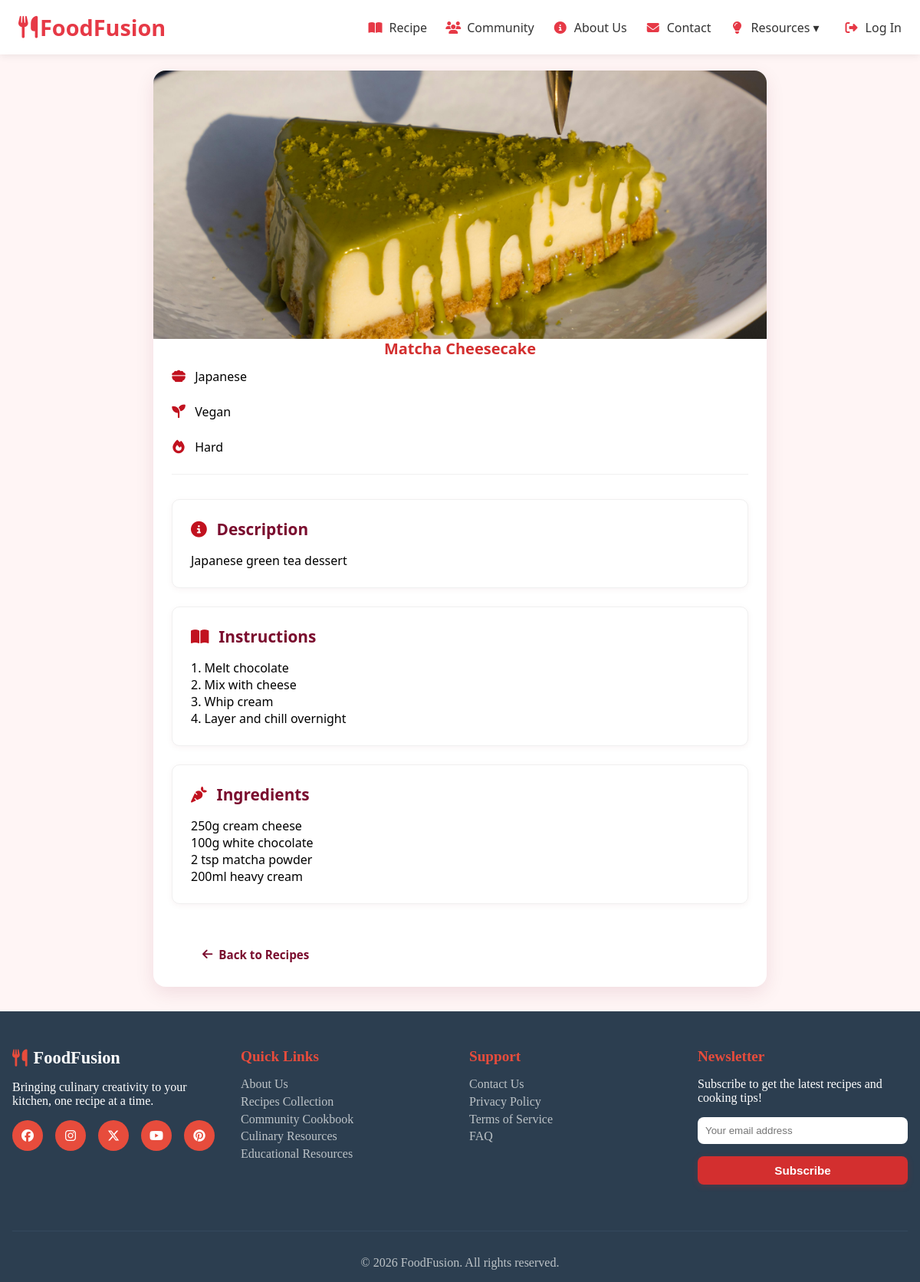
The app's page /view_recipe.php?recipe_id=8 with its own data.
### tables this page shows
CREATE TABLE `recipes` (
  `recipe_id` int(11) NOT NULL,
  `title` varchar(100) NOT NULL,
  `description` text NOT NULL,
  `ingredients` text DEFAULT NULL,
  `instructions` text DEFAULT NULL,
  `difficulty_id` int(11) DEFAULT NULL,
  `cuisine_id` int(11) DEFAULT NULL,
  `dietary_id` int(11) DEFAULT NULL,
  `is_featured` tinyint(1) DEFAULT 0,
  `is_trend` tinyint(1) DEFAULT 0,
  `image_url` varchar(255) DEFAULT NULL,
  `created_at` timestamp NOT NULL DEFAULT current_timestamp() ON UPDATE current_timestamp()
);

CREATE TABLE `cuisines` (
  `cuisine_id` int(11) NOT NULL,
  `name` varchar(100) NOT NULL
);

CREATE TABLE `dietary_preferences` (
  `dietary_id` int(11) NOT NULL,
  `preference` varchar(50) NOT NULL
);

CREATE TABLE `difficulties` (
  `difficulty_id` int(11) NOT NULL,
  `label` varchar(20) NOT NULL
);

### view_recipe.php (the view, shortened to what this page needs)
<?php
include './include/db_config.php';
$recipe_id = $_GET['recipe_id'] ?? null;
$stmt = $conn->prepare("
  SELECT r.*,
         c.name AS cuisine_name,
         d.preference AS dietary_name,
         l.label AS difficulty_label
  FROM recipes r
  LEFT JOIN cuisines c ON r.cuisine_id = c.cuisine_id
  LEFT JOIN dietary_preferences d ON r.dietary_id = d.dietary_id
  LEFT JOIN difficulties l ON r.difficulty_id = l.difficulty_id
  WHERE r.recipe_id = :id
");
$stmt->execute([':id' => $recipe_id]);
$recipe = $stmt->fetch(PDO::FETCH_ASSOC);
include './include/header.php';
?>
<section class="view-recipe">
  <div class="recipe-wrapper">
    <div class="recipe-image-container">
      <img src="<?= htmlspecialchars($recipe['image_url']) ?>" alt="<?= htmlspecialchars($recipe['title']) ?>" class="recipe-img">
    </div>
    <div class="recipe-content">
      <h1 class="recipe-title"><?= htmlspecialchars($recipe['title']) ?></h1>
      <div class="recipe-meta">
        <span><i class="fas fa-bowl-food"></i> <?= htmlspecialchars($recipe['cuisine_name']) ?></span>
        <span><i class="fas fa-seedling"></i> <?= htmlspecialchars($recipe['dietary_name']) ?></span>
        <span><i class="fas fa-fire"></i> <?= htmlspecialchars($recipe['difficulty_label']) ?></span>
      </div>
      <div class="recipe-section">
        <h2><i class="fas fa-info-circle"></i> Description</h2>
        <p><?= nl2br(htmlspecialchars($recipe['description'])) ?></p>
      </div>
      <div class="recipe-section">
        <h2><i class="fas fa-book-open"></i> Instructions</h2>
        <p><?= nl2br(htmlspecialchars($recipe['instructions'])) ?></p>
      </div>
      <?php if (!empty($recipe['ingredients'])): ?>
        <div class="recipe-section">
          <h2><i class="fas fa-carrot"></i> Ingredients</h2>
          <p><?= nl2br(htmlspecialchars($recipe['ingredients'])) ?></p>
        </div>
      <?php endif; ?>
      <a href="recipe_collection.php" class="back-btn"><i class="fas fa-arrow-left"></i> Back to Recipes</a>
    </div>
  </div>
</section>
<?php include './include/footer.php'; ?>

### css/style.css (style rules this page uses)
* { margin: 0; padding: 0; box-sizing: border-box; }
body { padding-top: 60px; }
html { scroll-behavior: smooth; }
.recipe-image-container { height: 180px; overflow: hidden; }
.recipe-meta { display: flex; flex-direction: column; gap: 0.5rem; margin-bottom: 1rem; }
.recipe-meta i { color: #c1121f; width: 18px; text-align: center; }
.view-recipe { display: flex; justify-content: center; padding: 2rem 1.5rem; background-color: #fff5f5; font-family: 'Segoe UI', Tahoma, Geneva, Verdana, sans-serif; min-height: 100vh; }
.recipe-wrapper { background: #ffffff; max-width: 800px; width: 100%; border-radius: 16px; overflow: hidden; box-shadow: 0 8px 24px rgba(122, 12, 46, 0.1); }
.back-btn { display: inline-flex; align-items: center; font-size: 0.95rem; color: #7a0c2e; text-decoration: none; margin: 1.5rem; font-weight: 600; transition: all 0.3s ease; padding: 0.5rem 1rem; border-radius: 6px; }
.back-btn i { margin-right: 8px; transition: transform 0.3s ease; }
.recipe-image-container { width: 100%; height: 350px; overflow: hidden; position: relative; }
.recipe-img { width: 100%; height: 100%; object-fit: cover; transition: transform 0.5s ease; }
.recipe-title { font-size: 2rem; color: #2b2d42; margin-bottom: 1rem; text-align: center; font-weight: 700; line-height: 1.3; }
.recipe-meta { display: flex; justify-content: center; gap: 1.5rem; flex-wrap: wrap; margin-bottom: 2rem; padding-bottom: 1.5rem; border-bottom: 1px solid #f0f0f0; }
.recipe-meta i { margin-right: 0.5rem; color: #c1121f; font-size: 1.1rem; }
.recipe-content { padding: 0 2rem 2rem; }
.recipe-section { background-color: #fff; border-radius: 10px; padding: 1.5rem; margin-bottom: 1.5rem; box-shadow: 0 2px 8px rgba(122, 12, 46, 0.05); border: 1px solid #f0f0f0; }
.recipe-section h2 { font-size: 1.3rem; margin-bottom: 1rem; color: #7a0c2e; display: flex; align-items: center; gap: 0.8rem; font-weight: 600; }
.recipe-section h2 i { color: #c1121f; }
.recipe-content { padding: 0 1.5rem; }
.recipe-title { font-size: 1.25rem; margin: 0 0 0.75rem; color: #d32f2f; }

### records on screen
recipes: image_url (picture), title "Matcha Cheesecake", cuisine.name "Japanese", dietary.preference "Vegan", difficulty.label "Hard", description "Japanese green tea dessert", instructions "1. Melt chocolate 2. Mix with cheese 3. Whip cream 4. Layer and chill overnight", ingredients "250g cream cheese 100g white chocolate 2 tsp matcha powder 200ml heavy cream"
